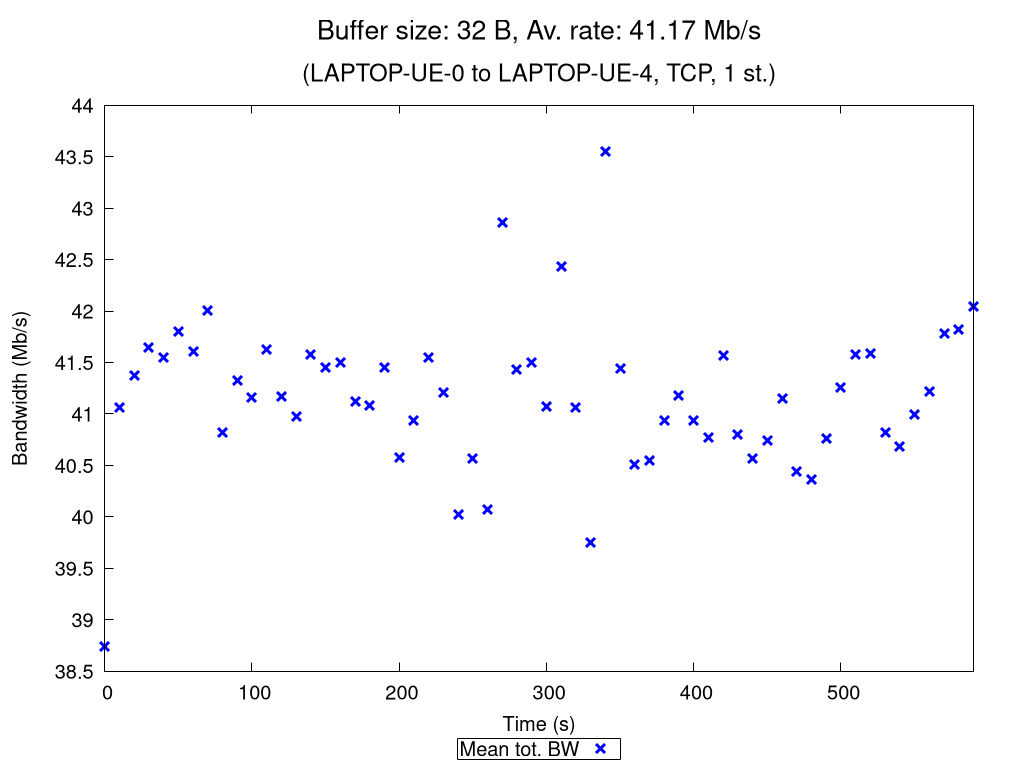

Recreate this plot in gnuplot.
set terminal pngcairo nocrop enhanced size 1024,768 font "Verdana,15"
set output "TCP_1_st_2020_10_17_21-14-10_one2two_00032B.png"

set title "{/=20 Buffer size: 32 B, Av. rate: 41.17 Mb/s}\n\n{/=18 (LAPTOP-UE-0 to LAPTOP-UE-4, TCP, 1 st.)}"

set xlabel "Time (s)"
set ylabel "Bandwidth (Mb/s)"
set ytics nomirror
set key bmargin center horizontal box samplen 1 width -1
set bmargin 4.6
set rmargin 4.5

rf = 1000000.0  # rate factor
set style fill transparent solid 0.2 noborder
set autoscale xfix
plot "TCP_1_st_2020_10_17_21-14-10_one2two_00032B_iperf_processed.dat" using 1:($2/rf-$3/rf):($2/rf+$3/rf) with filledcurves lc rgb "blue" notitle, \
     "" using 1:($2/rf) with points pt 2 ps 1.5 lw 3 lc rgb "blue" title "Mean tot. BW", \
